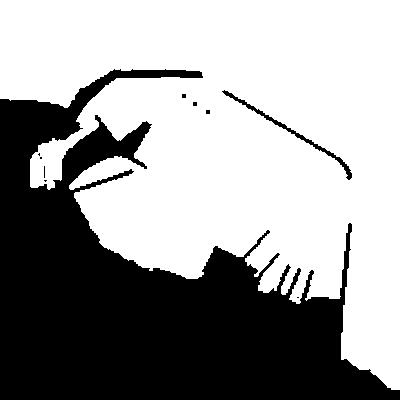
#> input picture MatLab/Collumn_Breakers.png, 400 x 400 px, found by its file name; its folder holds only this picture in this run
$ python resultsFormatter.py
#> lines starting #> are read from the running program, lines starting #| are printed output that depends on the picture; after the words box and inside, x2 and y2 are one past the last pixel; in counts of white or black regions, pixels touching at a corner belong together
from datetime import datetime
from imageio import imread
from numpy import zeros, array, uint8
from scipy.io import loadmat, savemat
from time import sleep

imagePath = input('Please enter the name of the image file to process: ')
#> the answer given: Collumn_Breakers.png
imageName = imagePath[:-4]
imageExtension = imagePath[-4:]

## Andy's Laptop
matlabPath = r'C:\Users\Tesla\Dropbox\PhD\MatLab\\'

## Andy's PC
##matlabPath = r'C:\Users\Andy\Dropbox\PhD\MatLab\\'

## Drew's
##matlabPath = r'C:\Users\dange\Dropbox\PhD\MatLab\\'

data = {}
data['__header__'] = b'MATLAB 5.0 MAT-file, Platform: PCWIN64, Created on: ' + \
                     str.encode(datetime.now().strftime("%a %b %d %H:%M:%S %Y"))
data['__version__'] = '1.0'
data['__globals__'] = ['BOUNDARY', 'FLOW', 'SOLID']
data['BOUNDARY'] = array([[0]], dtype=uint8)
data['FLOW'] = array([[1]], dtype=uint8)
data['SOLID'] = array([[2]], dtype=uint8)

image = imread(matlabPath + imageName + imageExtension)
#> image is the input picture: shape (400, 400, 3); 61% white; 10 black regions (8 under 20 px), largest, box (x1, y1, x2, y2) and area: (0, 69, 400, 400) 61750, (222, 90, 352, 180) 601

maxY = len(image)
#> maxY = 400
maxX = len(image[0])
#> maxX = 400

material = zeros((maxX, maxY))
for y in range(maxY):
    line = ''
    for x in range(maxX):
        if str(type(image[y][x])) != "<class 'numpy.uint8'>":
            material[x][maxY - y - 1] = 2 if image[y][x][0] == 0 else 1
        else:
            material[x][maxY - y - 1] = 2 if image[y][x] == 0 else 1

        if (x % 10 == 0 and y % 10 == 0):
            line += '#' if material[x][maxY - y - 1] == 2 else ' '

    if (y % 10 == 0):
        print(line)
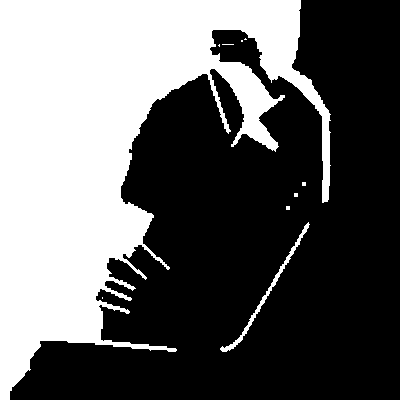
#> material: shape (400, 400) float64; values 1 (black) and 2 (white), 39% white; 10 white regions (8 under 20 px), largest, box (x1, y1, x2, y2) and area: (0, 0, 331, 400) 61750, (220, 222, 310, 352) 601

data['material'] = array(material)
savemat(matlabPath + imageName + '.mat', data)

print('Processing complete')

$ run again, on MatLab/Dover_Mean_Tidal_Flipped_NewBW.png
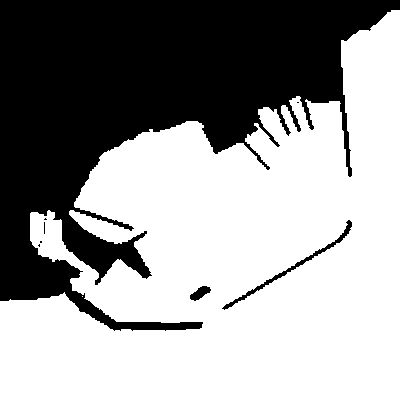
#> input picture MatLab/Dover_Mean_Tidal_Flipped_NewBW.png, 400 x 400 px, found by its file name
#> image: shape (400, 400); 61% white; 8 black regions (5 under 20 px), largest, box (x1, y1, x2, y2) and area: (0, 0, 400, 331) 61625, (222, 220, 352, 310) 601, (190, 286, 211, 301) 171
#> maxY = 400
#> after the loop `for y in range(maxY):`:
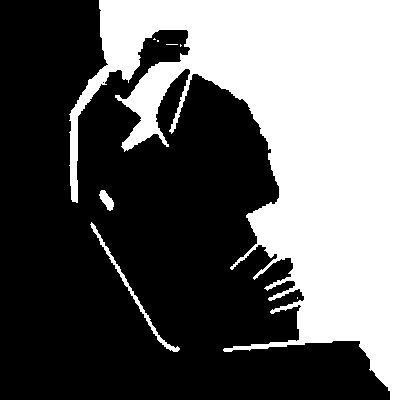
#> material: shape (400, 400) float64; values 1 (black) and 2 (white), 39% white; 8 white regions (5 under 20 px), largest, box (x1, y1, x2, y2) and area: (69, 0, 400, 400) 61625, (90, 222, 180, 352) 601, (99, 190, 114, 211) 171
